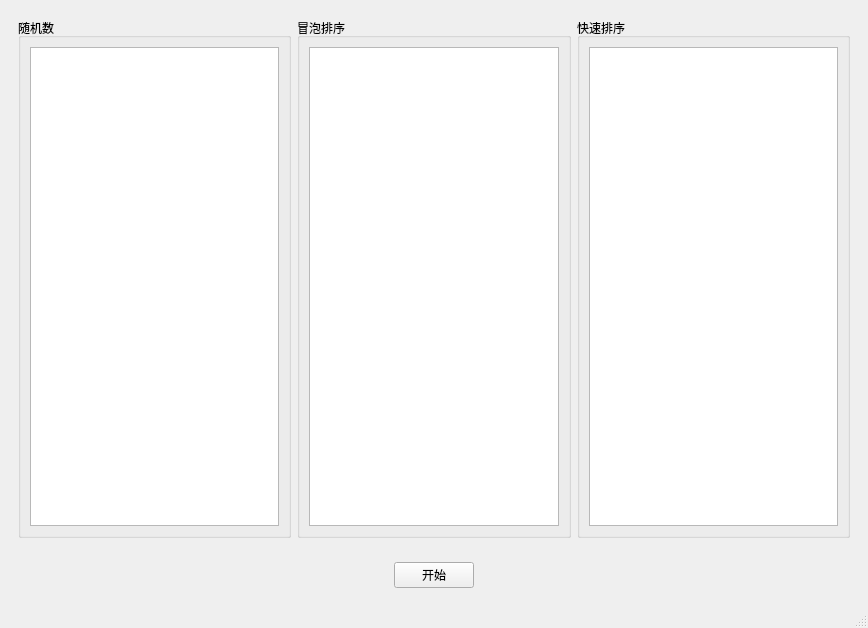
<?xml version="1.0" encoding="UTF-8"?>
<ui version="4.0">
 <class>MainWindow</class>
 <widget class="QMainWindow" name="MainWindow">
  <property name="geometry">
   <rect>
    <x>0</x>
    <y>0</y>
    <width>868</width>
    <height>628</height>
   </rect>
  </property>
  <property name="windowTitle">
   <string>MainWindow</string>
  </property>
  <widget class="QWidget" name="centralwidget">
   <layout class="QVBoxLayout" name="verticalLayout">
    <item>
     <widget class="QWidget" name="widget" native="true">
      <layout class="QHBoxLayout" name="horizontalLayout_5">
       <item>
        <widget class="QGroupBox" name="groupBox">
         <property name="title">
          <string>随机数</string>
         </property>
         <layout class="QHBoxLayout" name="horizontalLayout">
          <item>
           <widget class="QListWidget" name="randList"/>
          </item>
         </layout>
        </widget>
       </item>
       <item>
        <widget class="QGroupBox" name="groupBox_2">
         <property name="title">
          <string>冒泡排序</string>
         </property>
         <layout class="QHBoxLayout" name="horizontalLayout_2">
          <item>
           <widget class="QListWidget" name="bubulList"/>
          </item>
         </layout>
        </widget>
       </item>
       <item>
        <widget class="QGroupBox" name="groupBox_3">
         <property name="title">
          <string>快速排序</string>
         </property>
         <layout class="QHBoxLayout" name="horizontalLayout_4">
          <item>
           <widget class="QListWidget" name="quickList"/>
          </item>
         </layout>
        </widget>
       </item>
      </layout>
     </widget>
    </item>
    <item>
     <widget class="QWidget" name="widget_2" native="true">
      <layout class="QHBoxLayout" name="horizontalLayout_6">
       <item>
        <spacer name="horizontalSpacer">
         <property name="orientation">
          <enum>Qt::Horizontal</enum>
         </property>
         <property name="sizeHint" stdset="0">
          <size>
           <width>362</width>
           <height>20</height>
          </size>
         </property>
        </spacer>
       </item>
       <item>
        <widget class="QPushButton" name="start">
         <property name="text">
          <string>开始</string>
         </property>
        </widget>
       </item>
       <item>
        <spacer name="horizontalSpacer_2">
         <property name="orientation">
          <enum>Qt::Horizontal</enum>
         </property>
         <property name="sizeHint" stdset="0">
          <size>
           <width>362</width>
           <height>20</height>
          </size>
         </property>
        </spacer>
       </item>
      </layout>
     </widget>
    </item>
   </layout>
  </widget>
  <widget class="QMenuBar" name="menubar">
   <property name="geometry">
    <rect>
     <x>0</x>
     <y>0</y>
     <width>868</width>
     <height>25</height>
    </rect>
   </property>
  </widget>
  <widget class="QStatusBar" name="statusbar"/>
 </widget>
 <resources/>
 <connections/>
</ui>
